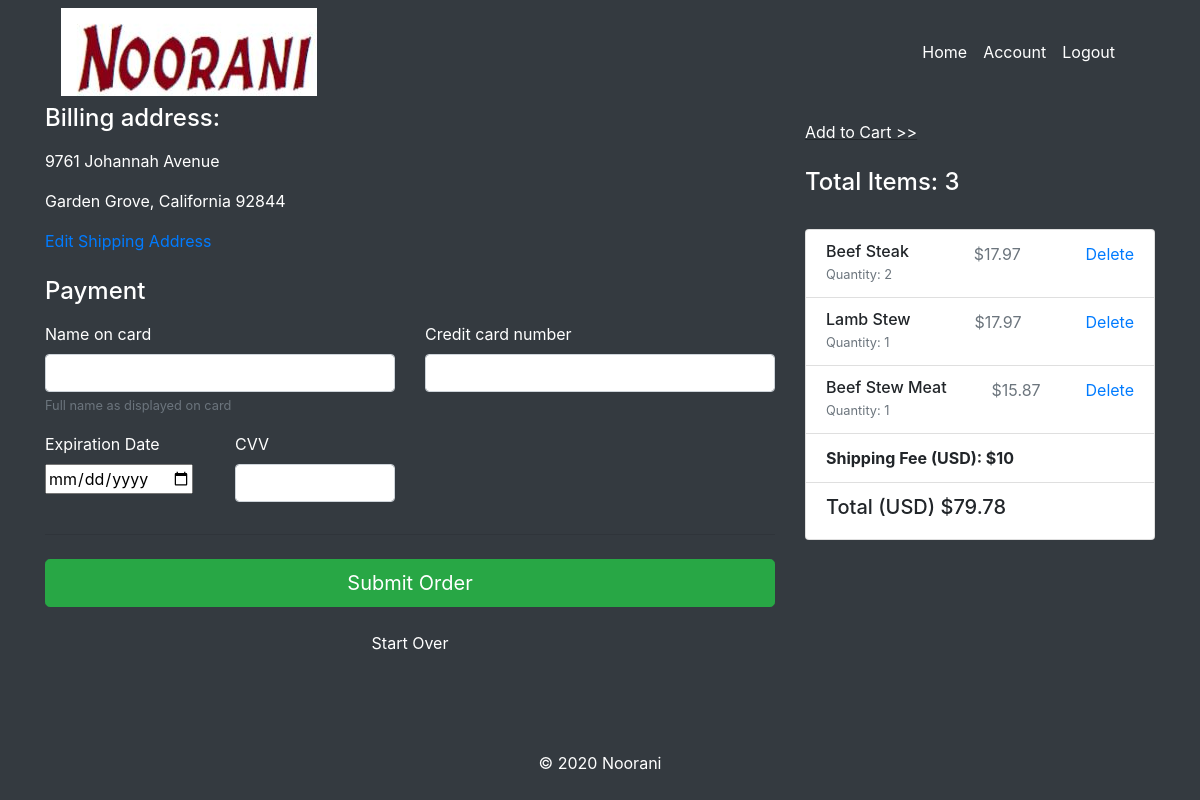
/noorani/checkout (signed in), run on the app's committed database.
### grocery_app/models.py (models this page shows)
class Products(models.Model):
    name = models.CharField(max_length=255)
    price = models.DecimalField(max_digits=5, decimal_places=2)
    quantity = models.IntegerField()
    customer = models.ForeignKey(Users,related_name="products_of_user",on_delete = models.CASCADE)
    created_at = models.DateTimeField(auto_now_add=True)
    updated_at = models.DateTimeField(auto_now=True)

class Users(models.Model):
    name = models.CharField(max_length=255)
    email = models.CharField(max_length=255)
    street = models.CharField(max_length=255)
    city = models.CharField(max_length=255)
    state = models.CharField(max_length=50)
    zipcode = models.CharField(max_length=5)
    password = models.CharField(max_length=255)
    created_at = models.DateTimeField(auto_now_add=True)
    updated_at = models.DateTimeField(auto_now=True)
    objects = Users_Manager()

### grocery_app/views.py (the view)
# urls.py: path('noorani/checkout', views.checkout),
def checkout(request):
    if 'id' not in request.session:
        return redirect('/')
    user = Users.objects.get(id=request.session['id'])
    products = user.products_of_user.all()
    total = 0
    if len(products) == 0:
        total = 0
    else:
        for product in products:
            total += (product.price * product.quantity)
        total = total + 10
    context = {
        "products": products,
        "total": total,
        "items": len(products),
        "user": user
    }
    return render(request,'checkout.html',context)

### grocery_app/templates/checkout.html (shortened to what this page needs)
{% load static %}
<!doctype html>
<html lang="en">
  <head>
    <link rel="stylesheet" href="https://stackpath.bootstrapcdn.com/bootstrap/4.3.1/css/bootstrap.min.css"
>
  </head>
  <body class="bg-dark">
      <div class="container">
        <div class="navbar col-12">
            <img src={% static "noorani.JPG" %}></img>
            <nav class="navbar navbar-expand-lg navbar-light bg-dark">
                    <div class="collapse navbar-collapse" id="navbarNav">
                        <ul class="navbar-nav">
                            <li class="nav-item active">
                                <a class="nav-link text-white" href="/welcome">Home</a>
                            </li>
                            <li class="nav-item active">
                                <a class="nav-link text-white" href="/noorani/account">Account</a>
                            </li>
                            <li class="nav-item">
                                <a class="nav-link text-white" href="/logout">Logout</a>
                            </li>
                        </ul>
                    </div>
            </nav>
        </div>
      <div class="row">
        <div class="col-md-4 order-md-2 mb-4">
            {% if items > 0 %}
              <u><a class="text-white" href="/welcome">  Add to Cart >></a></u>
            {% endif %}
            <br><br>
            <h4 class="text-white">Total Items:  {{items}}</h4>
            <br>
          <ul class="list-group mb-3">
            {% for product in products %}
              <li class="list-group-item d-flex justify-content-between lh-condensed">
                <div>
                  <h6 class="my-0">{{product.name}}</h6>
                  <small class="text-muted">Quantity: {{product.quantity}}</small>
                </div>
                <span class="text-muted">${{product.price}}</span>
                <a href="/delete/{{product.id}}">Delete</a>
              </li>
            {% endfor %}
            <li class="list-group-item d-flex justify-content-between">
              <strong>Shipping Fee (USD): $10</strong>
            </li>
            <li class="list-group-item d-flex justify-content-between">
              <h5>Total (USD) ${{total}}</h5>
            </li>
          </ul>
        </div>
        <div class="col-md-8 order-md-1">
          <h4 class="mb-3 text-white">Billing address:</h4>
            <p class="text-white">{{user.street}}</p>
            <p class="text-white">{{user.city}}, {{user.state}}  {{user.zipcode}}</p>
            <a href="/address/edit">Edit Shipping Address</a>
            <br><br>
            <form action="/noorani/submit" method="post">
              <h4 class="mb-3 text-white">Payment</h4>
              <div class="row">
                <div class="col-md-6 mb-3 text-white">
                  <label for="cardname">Name on card</label>
                  <input type="text" class="form-control" id="cardname" name="cardname">
                  <small class="text-muted">Full name as displayed on card</small>
                </div>
                <div class="col-md-6 mb-3 text-white">
                  <label for="cardnumber">Credit card number</label>
                  <input type="text" class="form-control" id="cardnumber" name="cardnumber">
                </div>
              </div>
              <div class="row">
                <div class="col-md-3 mb-3 text-white">
                  <label for="cardexpiration">Expiration Date</label>
                  <input type="date" id="cardexpiration" name="cardexpiration">
                </div>
                <div class="col-md-3 mb-3 text-white">
                  <label for="cardcvv">CVV</label>
                  <input type="text" class="form-control" id="cardcvv" name="cardcvv">
                </div>
              </div>
              <hr class="mb-4">
              <button class="btn btn-success btn-lg btn-block" type="submit">Submit Order</button>
            </form>
            <br>
            <div class="col-12 order-md-1 text-center">
              <a class="text-white" href="/noorani/delete/all">Start Over</a>
            </div>
        </div>
      </div>
    <footer class="my-5 pt-5 text-muted text-center text-small">
      <p class="mb-1 text-white">&copy; 2020 Noorani</p>
    </footer>
  </body>
</html>

### data on the page
Products: name "Beef Steak", quantity "2", price "17.97"
Products: name "Lamb Stew", quantity "1", price "17.97"
Products: name "Beef Stew Meat", quantity "1", price "15.87"
Users: street "9761 Johannah Avenue", city "Garden Grove", state "California", zipcode "92844"

### other printed values
{{ items }} "3"
{{ total }} "79.78"
